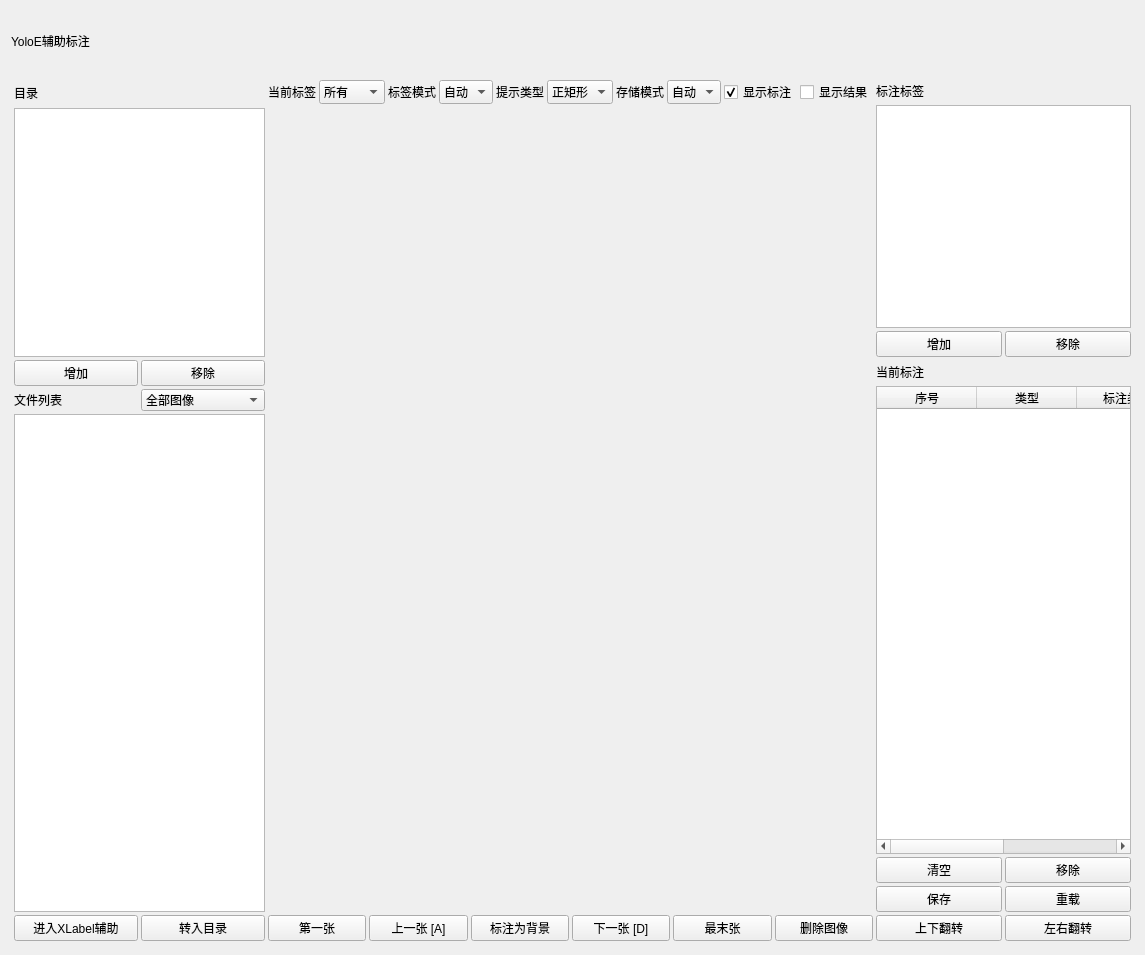
<?xml version="1.0" encoding="UTF-8"?>
<ui version="4.0">
 <class>YoloeLabelForm</class>
 <widget class="QWidget" name="YoloeLabelForm">
  <property name="geometry">
   <rect>
    <x>0</x>
    <y>0</y>
    <width>1145</width>
    <height>955</height>
   </rect>
  </property>
  <property name="windowTitle">
   <string>Form</string>
  </property>
  <layout class="QGridLayout" name="gridLayout">
   <item row="0" column="0">
    <layout class="QHBoxLayout" name="horizontalLayout_2">
     <item>
      <widget class="QLabel" name="LB_Title">
       <property name="minimumSize">
        <size>
         <width>0</width>
         <height>60</height>
        </size>
       </property>
       <property name="maximumSize">
        <size>
         <width>16777215</width>
         <height>60</height>
        </size>
       </property>
       <property name="styleSheet">
        <string notr="true">font: 18pt &quot;微软雅黑&quot;;</string>
       </property>
       <property name="text">
        <string>YoloE辅助标注</string>
       </property>
      </widget>
     </item>
    </layout>
   </item>
   <item row="1" column="0">
    <widget class="QStackedWidget" name="stackedWidget">
     <property name="currentIndex">
      <number>0</number>
     </property>
     <widget class="QWidget" name="LabePage">
      <layout class="QGridLayout" name="gridLayout_7">
       <property name="leftMargin">
        <number>3</number>
       </property>
       <property name="topMargin">
        <number>3</number>
       </property>
       <property name="rightMargin">
        <number>3</number>
       </property>
       <property name="bottomMargin">
        <number>3</number>
       </property>
       <property name="spacing">
        <number>3</number>
       </property>
       <item row="0" column="0" rowspan="5" colspan="3">
        <layout class="QGridLayout" name="FileGrid" rowstretch="1,10,1,1,20,1">
         <property name="spacing">
          <number>3</number>
         </property>
         <item row="1" column="0" colspan="2">
          <widget class="QListWidget" name="LW_DataSheet"/>
         </item>
         <item row="2" column="0">
          <widget class="QPushButton" name="PB_AddLab">
           <property name="text">
            <string>增加</string>
           </property>
           <property name="icon">
            <iconset resource="../../YtSRes.qrc">
             <normaloff>:/ResourYolo/Selfbutton/增加.png</normaloff>:/ResourYolo/Selfbutton/增加.png</iconset>
           </property>
          </widget>
         </item>
         <item row="2" column="1">
          <widget class="QPushButton" name="PB_RemoveLab">
           <property name="text">
            <string>移除</string>
           </property>
           <property name="icon">
            <iconset resource="../../YtSRes.qrc">
             <normaloff>:/ResourYolo/Selfbutton/减少.png</normaloff>:/ResourYolo/Selfbutton/减少.png</iconset>
           </property>
          </widget>
         </item>
         <item row="0" column="0" colspan="2">
          <widget class="QLabel" name="label">
           <property name="text">
            <string>目录</string>
           </property>
          </widget>
         </item>
         <item row="4" column="0" colspan="2">
          <widget class="QListWidget" name="LW_FileList"/>
         </item>
         <item row="5" column="0">
          <widget class="QPushButton" name="PB_XLabe">
           <property name="text">
            <string>进入XLabel辅助</string>
           </property>
          </widget>
         </item>
         <item row="5" column="1">
          <widget class="QPushButton" name="PB_ViewDir">
           <property name="text">
            <string>转入目录</string>
           </property>
          </widget>
         </item>
         <item row="3" column="0">
          <widget class="QLabel" name="label_2">
           <property name="text">
            <string>文件列表</string>
           </property>
          </widget>
         </item>
         <item row="3" column="1">
          <widget class="QComboBox" name="comboBox">
           <item>
            <property name="text">
             <string>全部图像</string>
            </property>
           </item>
           <item>
            <property name="text">
             <string>已标注</string>
            </property>
           </item>
           <item>
            <property name="text">
             <string>未标注</string>
            </property>
           </item>
           <item>
            <property name="text">
             <string>有检出</string>
            </property>
           </item>
           <item>
            <property name="text">
             <string>含当前标签</string>
            </property>
           </item>
          </widget>
         </item>
        </layout>
       </item>
       <item row="0" column="3" rowspan="5">
        <widget class="QWidget" name="DisplayWidget" native="true">
         <layout class="QGridLayout" name="gridLayout_2">
          <property name="leftMargin">
           <number>0</number>
          </property>
          <property name="topMargin">
           <number>0</number>
          </property>
          <property name="rightMargin">
           <number>0</number>
          </property>
          <property name="bottomMargin">
           <number>0</number>
          </property>
          <property name="spacing">
           <number>3</number>
          </property>
          <item row="2" column="5">
           <widget class="QPushButton" name="PB_AddAnno">
            <property name="text">
             <string>删除图像</string>
            </property>
            <property name="autoRepeat">
             <bool>true</bool>
            </property>
           </widget>
          </item>
          <item row="0" column="0" colspan="6">
           <layout class="QHBoxLayout" name="horizontalLayout">
            <item>
             <widget class="QLabel" name="label_6">
              <property name="sizePolicy">
               <sizepolicy hsizetype="Preferred" vsizetype="Preferred">
                <horstretch>0</horstretch>
                <verstretch>0</verstretch>
               </sizepolicy>
              </property>
              <property name="text">
               <string>当前标签</string>
              </property>
             </widget>
            </item>
            <item>
             <widget class="QComboBox" name="CB_CurrentLabel">
              <property name="sizePolicy">
               <sizepolicy hsizetype="Expanding" vsizetype="Preferred">
                <horstretch>0</horstretch>
                <verstretch>0</verstretch>
               </sizepolicy>
              </property>
              <item>
               <property name="text">
                <string>所有</string>
               </property>
              </item>
              <item>
               <property name="text">
                <string>已标注</string>
               </property>
              </item>
              <item>
               <property name="text">
                <string>未标注</string>
               </property>
              </item>
             </widget>
            </item>
            <item>
             <widget class="QLabel" name="label_8">
              <property name="sizePolicy">
               <sizepolicy hsizetype="Preferred" vsizetype="Preferred">
                <horstretch>0</horstretch>
                <verstretch>0</verstretch>
               </sizepolicy>
              </property>
              <property name="text">
               <string>标签模式</string>
              </property>
             </widget>
            </item>
            <item>
             <widget class="QComboBox" name="CB_SetLabeMode">
              <property name="sizePolicy">
               <sizepolicy hsizetype="Expanding" vsizetype="Preferred">
                <horstretch>0</horstretch>
                <verstretch>0</verstretch>
               </sizepolicy>
              </property>
              <item>
               <property name="text">
                <string>自动</string>
               </property>
               <property name="icon">
                <iconset resource="../../YtSRes.qrc">
                 <normaloff>:/ResourYolo/Selfbutton/自动.png</normaloff>:/ResourYolo/Selfbutton/自动.png</iconset>
               </property>
              </item>
              <item>
               <property name="text">
                <string>手动</string>
               </property>
               <property name="icon">
                <iconset resource="../../YtSRes.qrc">
                 <normaloff>:/ResourYolo/Selfbutton/手动.png</normaloff>:/ResourYolo/Selfbutton/手动.png</iconset>
               </property>
              </item>
             </widget>
            </item>
            <item>
             <widget class="QLabel" name="label_7">
              <property name="sizePolicy">
               <sizepolicy hsizetype="Preferred" vsizetype="Preferred">
                <horstretch>0</horstretch>
                <verstretch>0</verstretch>
               </sizepolicy>
              </property>
              <property name="text">
               <string>提示类型</string>
              </property>
             </widget>
            </item>
            <item>
             <widget class="QComboBox" name="CB_ROIType">
              <property name="sizePolicy">
               <sizepolicy hsizetype="Expanding" vsizetype="Preferred">
                <horstretch>0</horstretch>
                <verstretch>0</verstretch>
               </sizepolicy>
              </property>
              <item>
               <property name="text">
                <string>正矩形</string>
               </property>
               <property name="icon">
                <iconset resource="../../YtSRes.qrc">
                 <normaloff>:/ResourYolo/Selfbutton/矩形.png</normaloff>:/ResourYolo/Selfbutton/矩形.png</iconset>
               </property>
              </item>
              <item>
               <property name="text">
                <string>点</string>
               </property>
               <property name="icon">
                <iconset resource="../../YtSRes.qrc">
                 <normaloff>:/ResourYolo/Selfbutton/点.png</normaloff>:/ResourYolo/Selfbutton/点.png</iconset>
               </property>
              </item>
             </widget>
            </item>
            <item>
             <widget class="QLabel" name="label_9">
              <property name="sizePolicy">
               <sizepolicy hsizetype="Preferred" vsizetype="Preferred">
                <horstretch>0</horstretch>
                <verstretch>0</verstretch>
               </sizepolicy>
              </property>
              <property name="text">
               <string>存储模式</string>
              </property>
             </widget>
            </item>
            <item>
             <widget class="QComboBox" name="CB_SaveROIType">
              <property name="sizePolicy">
               <sizepolicy hsizetype="Expanding" vsizetype="Preferred">
                <horstretch>0</horstretch>
                <verstretch>0</verstretch>
               </sizepolicy>
              </property>
              <item>
               <property name="text">
                <string>自动</string>
               </property>
               <property name="icon">
                <iconset resource="../../YtSRes.qrc">
                 <normaloff>:/ResourYolo/Selfbutton/自动.png</normaloff>:/ResourYolo/Selfbutton/自动.png</iconset>
               </property>
              </item>
              <item>
               <property name="text">
                <string>手动</string>
               </property>
               <property name="icon">
                <iconset resource="../../YtSRes.qrc">
                 <normaloff>:/ResourYolo/Selfbutton/手动.png</normaloff>:/ResourYolo/Selfbutton/手动.png</iconset>
               </property>
              </item>
             </widget>
            </item>
            <item>
             <widget class="QCheckBox" name="ckB_ShowLable">
              <property name="text">
               <string>显示标注</string>
              </property>
              <property name="checked">
               <bool>true</bool>
              </property>
             </widget>
            </item>
            <item>
             <widget class="QCheckBox" name="ckB_ShowResu">
              <property name="text">
               <string>显示结果</string>
              </property>
              <property name="checked">
               <bool>false</bool>
              </property>
             </widget>
            </item>
           </layout>
          </item>
          <item row="2" column="4">
           <widget class="QPushButton" name="PB_EndIm">
            <property name="text">
             <string>最末张</string>
            </property>
            <property name="icon">
             <iconset resource="../../YtSRes.qrc">
              <normaloff>:/ResourYolo/Selfbutton/最后一张.png</normaloff>:/ResourYolo/Selfbutton/最后一张.png</iconset>
            </property>
           </widget>
          </item>
          <item row="2" column="1">
           <widget class="QPushButton" name="PB_LastIm">
            <property name="text">
             <string>上一张 [A]</string>
            </property>
            <property name="icon">
             <iconset resource="../../YtSRes.qrc">
              <normaloff>:/ResourYolo/Selfbutton/上一张.png</normaloff>:/ResourYolo/Selfbutton/上一张.png</iconset>
            </property>
            <property name="autoRepeat">
             <bool>true</bool>
            </property>
           </widget>
          </item>
          <item row="2" column="2">
           <widget class="QPushButton" name="PB_SetBackgroud">
            <property name="text">
             <string>标注为背景</string>
            </property>
            <property name="autoRepeat">
             <bool>true</bool>
            </property>
           </widget>
          </item>
          <item row="2" column="3">
           <widget class="QPushButton" name="PB_NextIm">
            <property name="text">
             <string>下一张 [D]</string>
            </property>
            <property name="icon">
             <iconset resource="../../YtSRes.qrc">
              <normaloff>:/ResourYolo/Selfbutton/下一张.png</normaloff>:/ResourYolo/Selfbutton/下一张.png</iconset>
            </property>
            <property name="autoRepeat">
             <bool>true</bool>
            </property>
           </widget>
          </item>
          <item row="2" column="0">
           <widget class="QPushButton" name="PB_StartIm">
            <property name="text">
             <string>第一张</string>
            </property>
            <property name="icon">
             <iconset resource="../../YtSRes.qrc">
              <normaloff>:/ResourYolo/Selfbutton/第一张.png</normaloff>:/ResourYolo/Selfbutton/第一张.png</iconset>
            </property>
           </widget>
          </item>
          <item row="1" column="0" colspan="6">
           <widget class="Sam2LabelCanvasCompat" name="YtLabelRoi" native="true"/>
          </item>
         </layout>
        </widget>
       </item>
       <item row="0" column="4" rowspan="5">
        <layout class="QGridLayout" name="LabeSetGrid" rowstretch="1,10,1,1,20,1,0,0,0">
         <property name="spacing">
          <number>3</number>
         </property>
         <item row="2" column="0">
          <widget class="QPushButton" name="PB_AddDataSet">
           <property name="text">
            <string>增加</string>
           </property>
           <property name="icon">
            <iconset resource="../../YtSRes.qrc">
             <normaloff>:/ResourYolo/Selfbutton/增加.png</normaloff>:/ResourYolo/Selfbutton/增加.png</iconset>
           </property>
          </widget>
         </item>
         <item row="7" column="1">
          <widget class="QPushButton" name="PB_Reload">
           <property name="text">
            <string>重载</string>
           </property>
           <property name="icon">
            <iconset resource="../../YtSRes.qrc">
             <normaloff>:/ResourYolo/Selfbutton/重载.png</normaloff>:/ResourYolo/Selfbutton/重载.png</iconset>
           </property>
          </widget>
         </item>
         <item row="3" column="0" colspan="2">
          <widget class="QLabel" name="label_5">
           <property name="text">
            <string>当前标注</string>
           </property>
          </widget>
         </item>
         <item row="6" column="0">
          <widget class="QPushButton" name="PB_ClearLab">
           <property name="text">
            <string>清空</string>
           </property>
           <property name="icon">
            <iconset resource="../../YtSRes.qrc">
             <normaloff>:/ResourYolo/Selfbutton/清空.png</normaloff>:/ResourYolo/Selfbutton/清空.png</iconset>
           </property>
          </widget>
         </item>
         <item row="7" column="0">
          <widget class="QPushButton" name="PB_SaveCurent">
           <property name="text">
            <string>保存</string>
           </property>
           <property name="icon">
            <iconset resource="../../YtSRes.qrc">
             <normaloff>:/ResourYolo/Selfbutton/保存.png</normaloff>:/ResourYolo/Selfbutton/保存.png</iconset>
           </property>
          </widget>
         </item>
         <item row="6" column="1">
          <widget class="QPushButton" name="PB_ReMoveCurentLab">
           <property name="text">
            <string>移除</string>
           </property>
           <property name="icon">
            <iconset resource="../../YtSRes.qrc">
             <normaloff>:/ResourYolo/Selfbutton/移除.png</normaloff>:/ResourYolo/Selfbutton/移除.png</iconset>
           </property>
          </widget>
         </item>
         <item row="2" column="1">
          <widget class="QPushButton" name="PB_SunDataSet">
           <property name="text">
            <string>移除</string>
           </property>
           <property name="icon">
            <iconset resource="../../YtSRes.qrc">
             <normaloff>:/ResourYolo/Selfbutton/减少.png</normaloff>:/ResourYolo/Selfbutton/减少.png</iconset>
           </property>
          </widget>
         </item>
         <item row="0" column="0" colspan="2">
          <widget class="QLabel" name="label_4">
           <property name="text">
            <string>标注标签</string>
           </property>
          </widget>
         </item>
         <item row="1" column="0" colspan="2">
          <widget class="QListWidget" name="LW_LabelSet"/>
         </item>
         <item row="4" column="0" rowspan="2" colspan="2">
          <widget class="QTableWidget" name="LW_SetLab">
           <property name="minimumSize">
            <size>
             <width>200</width>
             <height>0</height>
            </size>
           </property>
           <column>
            <property name="text">
             <string>序号</string>
            </property>
           </column>
           <column>
            <property name="text">
             <string>类型</string>
            </property>
           </column>
           <column>
            <property name="text">
             <string>标注类型</string>
            </property>
           </column>
           <column>
            <property name="text">
             <string>数据</string>
            </property>
           </column>
          </widget>
         </item>
         <item row="8" column="0">
          <widget class="QPushButton" name="PB_TBConv">
           <property name="text">
            <string>上下翻转</string>
           </property>
          </widget>
         </item>
         <item row="8" column="1">
          <widget class="QPushButton" name="PB_LRConv">
           <property name="text">
            <string>左右翻转</string>
           </property>
          </widget>
         </item>
        </layout>
       </item>
      </layout>
     </widget>
    </widget>
   </item>
  </layout>
 </widget>
 <customwidgets>
  <customwidget>
   <class>Sam2LabelCanvasCompat</class>
   <extends>QWidget</extends>
   <header>sam2assist/Sam2LabelCanvasCompat.h</header>
  </customwidget>
 </customwidgets>
 <resources>
  <include location="../../YtSRes.qrc"/>
 </resources>
 <connections/>
</ui>
